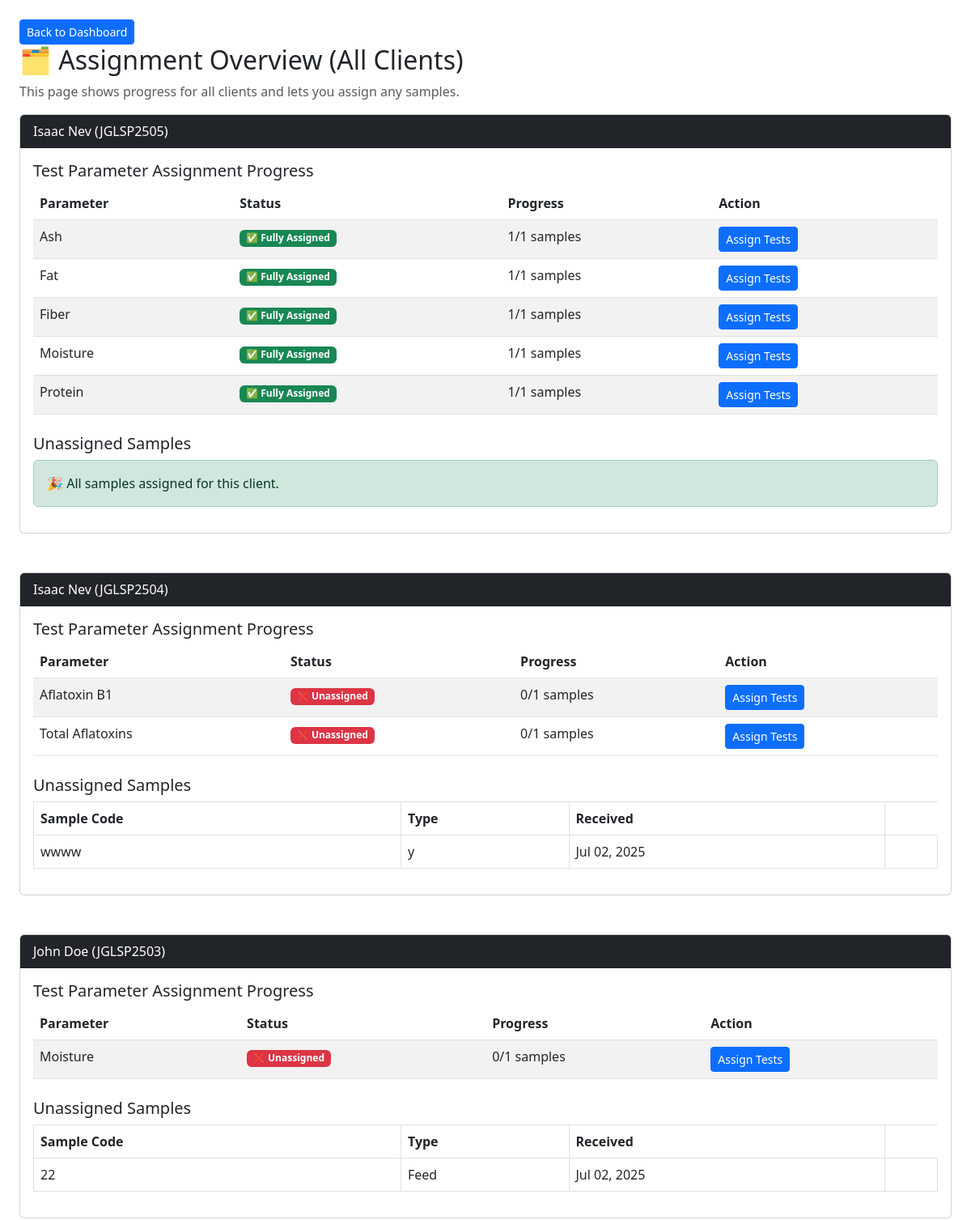
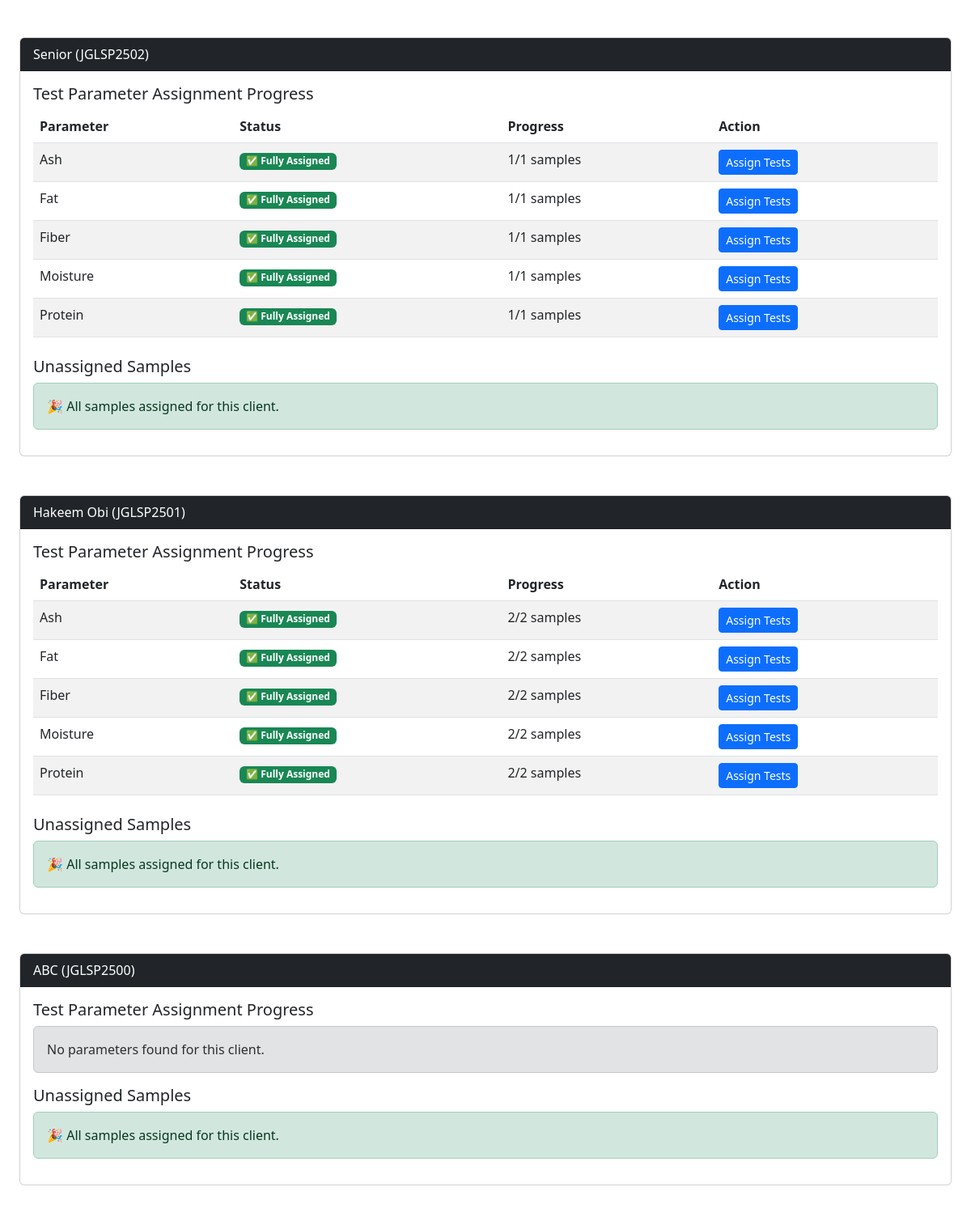
/manager/assign-overview/ (signed in), run on an earlier commit of the app's database (2 pictures, top to bottom).
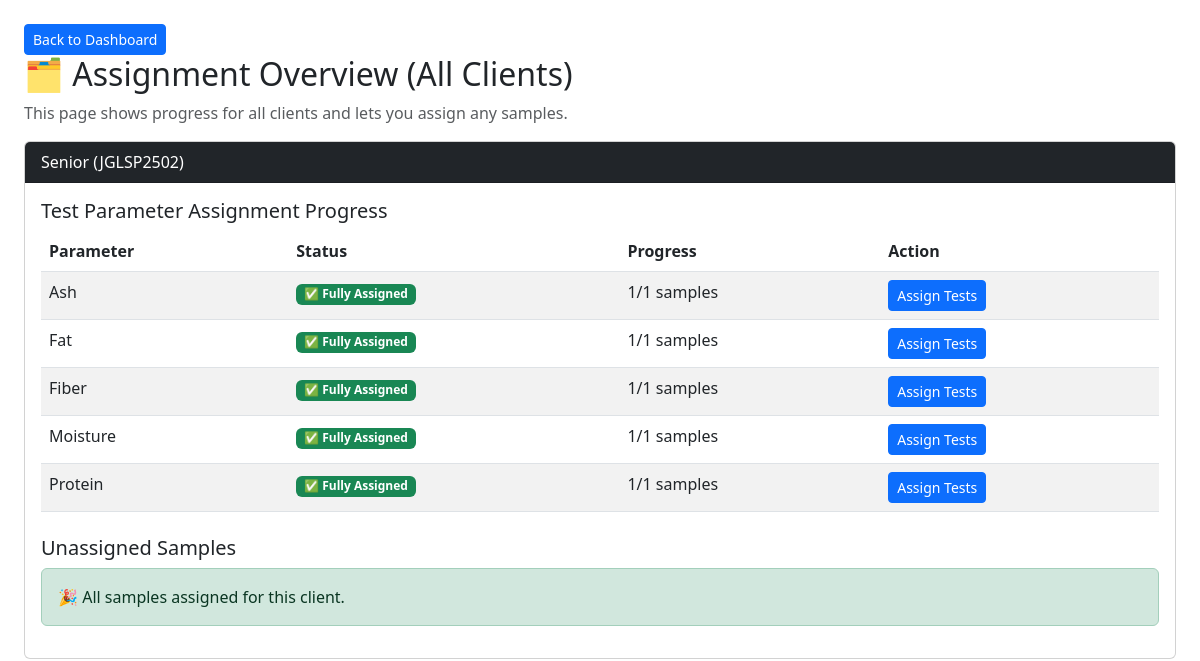
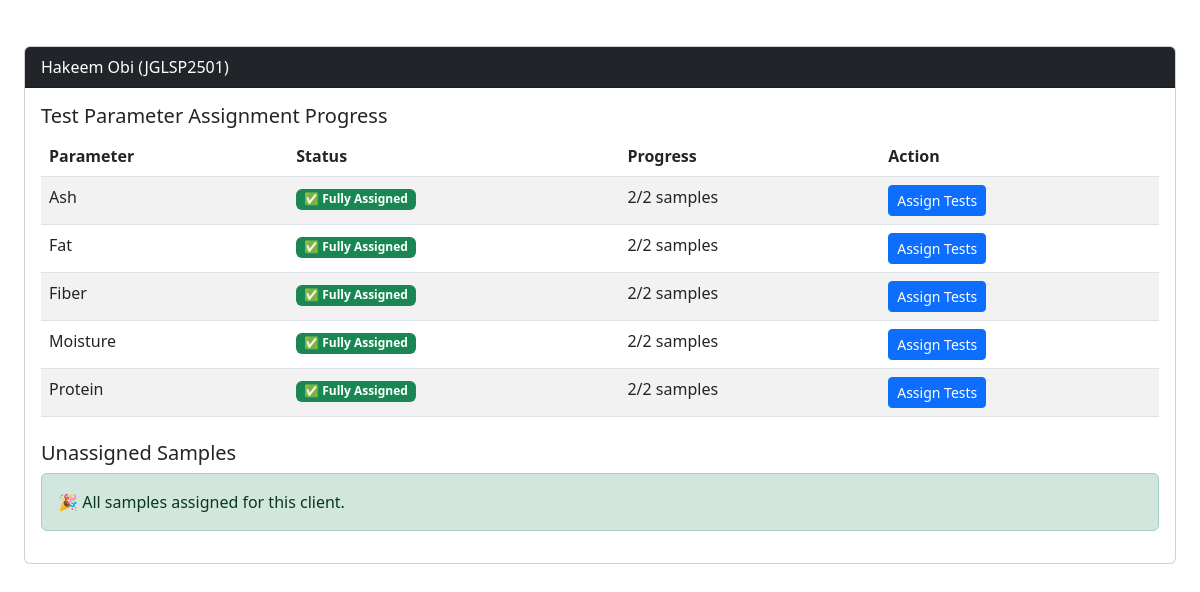
And on a later commit of the database (2 pictures, top to bottom).
### lims/models/client.py (models this page shows, shortened)
class Client(models.Model):
    client_id = models.CharField(max_length=20, unique=True)
    name = models.CharField(max_length=100)
    organization = models.CharField(max_length=150)
    email = models.EmailField()
    phone = models.CharField(max_length=20)
    address = models.TextField()
    token = models.CharField(max_length=20, unique=True, blank=True)
    created = models.DateTimeField(auto_now_add=True)
    coa_released = models.BooleanField(default=False)

### lims/models/parameter.py (models this page shows, shortened)
class Parameter(models.Model):
    group = models.ForeignKey(ParameterGroup, on_delete=models.CASCADE)
    default_equipment = models.ForeignKey(
        Equipment,
        null=True,
        blank=True,
        on_delete=models.SET_NULL,
        help_text="Preferred device for this test"
    )
    name = models.CharField(max_length=100)
    unit = models.CharField(max_length=20)
    method = models.CharField(max_length=150)
    ref_limit = models.CharField(max_length=50)
    default_price = models.DecimalField(max_digits=8, decimal_places=2)

### lims/models/sample.py (models this page shows)
class Sample(models.Model):
    client = models.ForeignKey(Client, on_delete=models.CASCADE)
    sample_code = models.CharField(max_length=50, unique=True)
    sample_type = models.CharField(max_length=100)
    weight = models.DecimalField(max_digits=6, decimal_places=2)
    temperature = models.DecimalField(max_digits=5, decimal_places=2, null=True, blank=True)
    humidity = models.DecimalField(max_digits=5, decimal_places=2, null=True, blank=True)
    status = models.CharField(max_length=20, choices=SampleStatus.choices, default=SampleStatus.RECEIVED)
    received_date = models.DateField(auto_now_add=True)
    verified_at = models.DateTimeField(null=True, blank=True)
    coa_released = models.BooleanField(default=False)
    manager_comment = models.TextField(blank=True, null=True)

### lims/views/assign_test.py (the view)
# urls.py: path("manager/assign-overview/", assign_overview_all_clients, name="assign_overview_all_clients"),
@login_required
def assign_overview_all_clients(request):
    clients = Client.objects.all().order_by("-client_id")
    client_data = []
    for client in clients:
        samples = Sample.objects.filter(client=client).exclude(sample_type="QC")
        total_samples = samples.count()
        assigned_sample_ids = TestAssignment.objects.filter(
            sample__client=client,
            analyst__isnull=False
        ).values_list("sample_id", flat=True)
        unassigned_samples = samples.exclude(id__in=assigned_sample_ids)
        parameter_stats = (
            TestAssignment.objects
            .filter(sample__client=client, analyst__isnull=False)
            .exclude(sample__sample_type="QC")
            .values('parameter_id')
            .annotate(assigned_count=Count('sample', distinct=True))
        )
        assigned_lookup = {
            stat['parameter_id']: stat['assigned_count'] for stat in parameter_stats
        }
        parameter_ids = (
            TestAssignment.objects
            .filter(sample__client=client)
            .exclude(sample__sample_type="QC")
            .values_list('parameter', flat=True)
            .distinct()
        )
        parameters = Parameter.objects.filter(id__in=parameter_ids).order_by('name')
        for param in parameters:
            param.assigned_count = assigned_lookup.get(param.id, 0)
        control_stats = (
            TestAssignment.objects
            .filter(sample__client=client, is_control=True)
            .values('parameter')
            .annotate(control_sample_id=F('sample_id'))
        )
        control_lookup = {
            stat['parameter']: stat['control_sample_id'] for stat in control_stats
        }
        client_data.append({
            "client": client,
            "parameters": parameters,
            "assigned_lookup": assigned_lookup,
            "total_samples": total_samples,
            "unassigned_samples": unassigned_samples,
            "control_lookup": control_lookup,
        })
    return render(request, "lims/manager/assign_overview_all_clients.html", {
        "client_data": client_data
    })

### lims/templates/lims/manager/assign_overview_all_clients.html (shortened to what this page needs)
{% load static %}
<!DOCTYPE html>
<html>
<head>
  <link rel="stylesheet" href="https://cdn.jsdelivr.net/npm/bootstrap@5.3.0/dist/css/bootstrap.min.css">
</head>
<body class="p-4">
 <a href="{% url 'manager_dashboard' %}"
                       class="btn btn-sm btn-primary">
                      Back to Dashboard
                    </a>
  <h2>🗂️ Assignment Overview (All Clients)</h2>
  <p class="text-muted">This page shows progress for all clients and lets you assign any samples.</p>
  {% for entry in client_data %}
    <div class="card mb-5">
      <div class="card-header bg-dark text-white">
        {{ entry.client.name }} ({{ entry.client.client_id }})
      </div>
      <div class="card-body">
        <h5>Test Parameter Assignment Progress</h5>
        {% if entry.parameters %}
          <table class="table table-striped mb-4">
            <thead>
              <tr>
                <th>Parameter</th>
                <th>Status</th>
                <th>Progress</th>
                <th>Action</th>
              </tr>
            </thead>
            <tbody>
              {% for param in entry.parameters %}
                {% with assigned=param.assigned_count %}
                <tr>
                  <td>{{ param.name }}</td>
                  <td>
                    {% if assigned == entry.total_samples %}
                      <span class="badge bg-success">✅ Fully Assigned</span>
                    {% elif assigned > 0 %}
                      <span class="badge bg-warning text-dark">⚠️ Partial</span>
                    {% else %}
                      <span class="badge bg-danger">❌ Unassigned</span>
                    {% endif %}
                  </td>
                  <td>{{ assigned|default:0 }}/{{ entry.total_samples }} samples</td>
                  <td>
                    <a href="{% url 'assign_parameter_tests' entry.client.client_id param.id %}"
                       class="btn btn-sm btn-primary">
                      Assign Tests
                    </a>
                  </td>
                </tr>
                {% endwith %}
              {% endfor %}
            </tbody>
          </table>
        {% else %}
          <div class="alert alert-secondary">No parameters found for this client.</div>
        {% endif %}
        <h5>Unassigned Samples</h5>
        {% if entry.unassigned_samples %}
          <table class="table table-bordered">
            <thead>
              <tr>
                <th>Sample Code</th>
                <th>Type</th>
                <th>Received</th>
              </tr>
            </thead>
            <tbody>
              {% for s in entry.unassigned_samples %}
                <tr>
                  <td>{{ s.sample_code }}</td>
                  <td>{{ s.sample_type }}</td>
                  <td>{{ s.received_date|date:"M d, Y" }}</td>
                  <td>
                  </td>
                </tr>
              {% endfor %}
            </tbody>
          </table>
        {% else %}
          <div class="alert alert-success">🎉 All samples assigned for this client.</div>
        {% endif %}
      </div>
    </div>
  {% endfor %}
</body>
</html>

What changed in the data, as far as the page shows it:
removed Client: client.name "Isaac Nev", client.client_id "JGLSP2505", shows "🎉 All samples assigned for this client.", Parameter (name "Ash", shows "✅ Fully Assigned", assigned_count "1", total_samples "1"), Parameter (name "Fat", shows "✅ Fully Assigned", assigned_count "1", total_samples "1"), Parameter (name "Fiber", shows "✅ Fully Assigned", assigned_count "1", total_samples "1"), Parameter (name "Moisture", shows "✅ Fully Assigned", assigned_count "1", total_samples "1"), Parameter (name "Protein", shows "✅ Fully Assigned", assigned_count "1", total_samples "1")
removed Client: client.name "Isaac Nev", client.client_id "JGLSP2504"
no longer on this page (row unchanged): Parameter: name "Aflatoxin B1", shows "❌ Unassigned", assigned_count "0", total_samples "1", shown under "Isaac Nev"
no longer on this page (row unchanged): Parameter: name "Total Aflatoxins", shows "❌ Unassigned", assigned_count "0", total_samples "1", shown under "Isaac Nev"
removed Sample: sample_code "wwww", sample_type "y", received_date "Jul 02, 2025", shown under "Isaac Nev"
removed Client: client.name "John Doe", client.client_id "JGLSP2503", Parameter (name "Moisture", shows "❌ Unassigned", assigned_count "0", total_samples "1")
removed Sample: sample_code "22", sample_type "Feed", received_date "Jul 02, 2025", shown under "John Doe"
removed Client: client.name "ABC", client.client_id "JGLSP2500", shows "No parameters found for this client.", shows "🎉 All samples assigned for this client."
